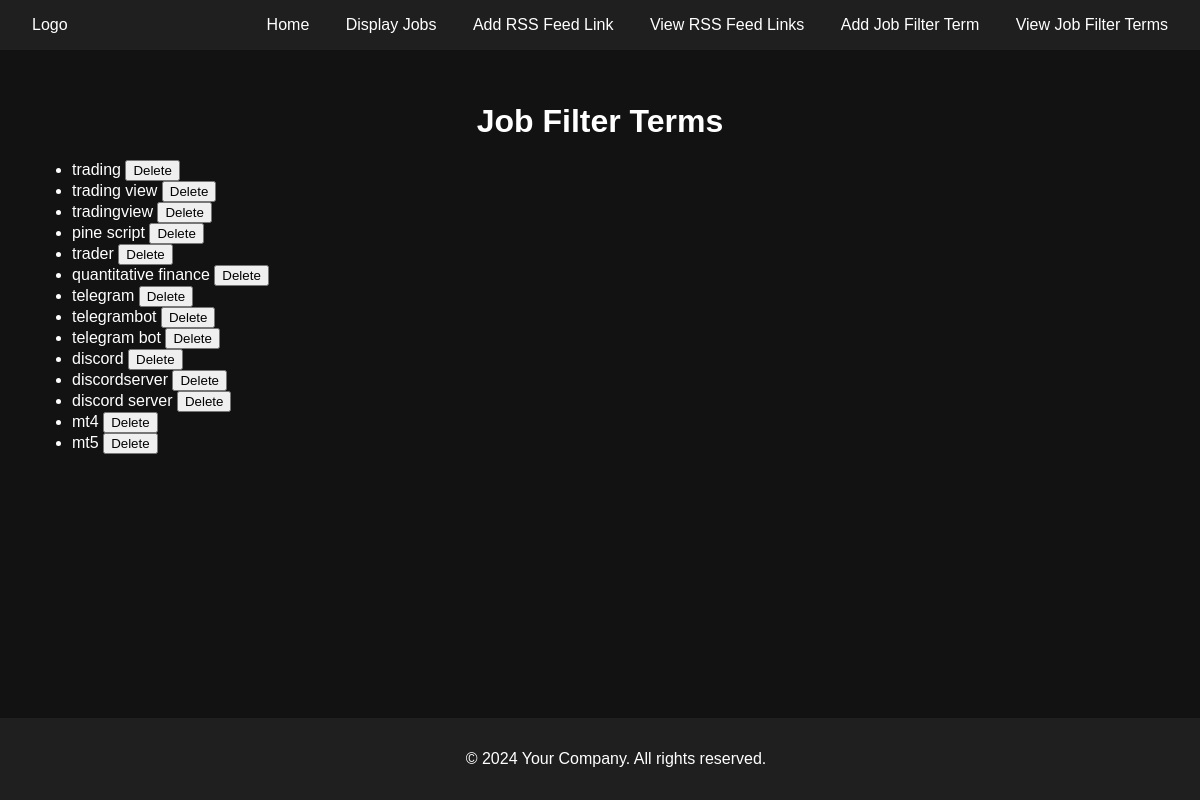
Screenshot of /view_job_filter_terms/ with the database file from the repository.
### feedviewer/models.py (models this page shows, shortened)
class JobFilterTerm(models.Model):
    filter_term = models.CharField(max_length=120, unique=True)

### feedviewer/views.py (the view)
# urls.py: path('view_job_filter_terms/', views.view_job_filter_terms, name='view_job_filter_terms'),
def view_job_filter_terms(request):
    filters = JobFilterTerm.objects.all()
    return render(request, 'view_job_filter_terms.html', {'filters': filters})

### feedviewer/templates/view_job_filter_terms.html (shortened to what this page needs)
{% extends "base.html" %}
{% block content %}
    <h1>Job Filter Terms</h1>
    <ul>
        {% for filter in filters %}
            <li>
                {{ filter.filter_term }}
                <form action="{% url 'delete_job_filter_term' filter.id %}" method="post" style="display:inline;">
                    <button type="submit">Delete</button>
                </form>
            </li>
        {% endfor %}
    </ul>
{% endblock %}

### feedviewer/templates/base.html (shortened to what this page needs)
<!DOCTYPE html>
<html lang="en">
<head>
</head>
<body>
    <div class="navbar">
        <div class="logo">
            <a href="{% url 'home_feeder' %}">Logo</a>
        </div>
        <div class="nav-links">
            <a href="{% url 'home_feeder' %}">Home</a>
            <a href="{% url 'display_jobs' %}">Display Jobs</a>
            <a href="{% url 'add_rss_feed_link' %}">Add RSS Feed Link</a>
            <a href="{% url 'view_rss_feed_links' %}">View RSS Feed Links</a>
            <a href="{% url 'add_job_filter_term' %}">Add Job Filter Term</a>
            <a href="{% url 'view_job_filter_terms' %}">View Job Filter Terms</a>
        </div>
    </div>
    <div class="content">
        {% block content %}{% endblock %}
    </div>
    <div class="footer">
        <p>&copy; 2024 Your Company. All rights reserved.</p>
    </div>
</body>
</html>

### feedviewer/templates/base.html (style rules this page uses)
body { margin: 0; font-family: Arial, sans-serif; background-color: #121212; color: #ffffff; display: flex; flex-direction: column; min-height: 100vh; }
.navbar { background-color: #1f1f1f; padding: 1rem; display: flex; justify-content: space-between; align-items: center; }
.navbar a { color: #ffffff; text-decoration: none; padding: 0.5rem 1rem; }
.content { flex: 1; padding: 2rem; }
.footer { background-color: #1f1f1f; padding: 1rem; text-align: center; position: fixed; bottom: 0; width: 100%; }
h1 { text-align: center; margin-bottom: 20px; }

### rows the page displays
JobFilterTerm: filter_term "trading"
JobFilterTerm: filter_term "trading view"
JobFilterTerm: filter_term "tradingview"
JobFilterTerm: filter_term "pine script"
JobFilterTerm: filter_term "trader"
JobFilterTerm: filter_term "quantitative finance"
JobFilterTerm: filter_term "telegram"
JobFilterTerm: filter_term "telegrambot"
JobFilterTerm: filter_term "telegram bot"
JobFilterTerm: filter_term "discord"
JobFilterTerm: filter_term "discordserver"
JobFilterTerm: filter_term "discord server"
JobFilterTerm: filter_term "mt4"
JobFilterTerm: filter_term "mt5"
